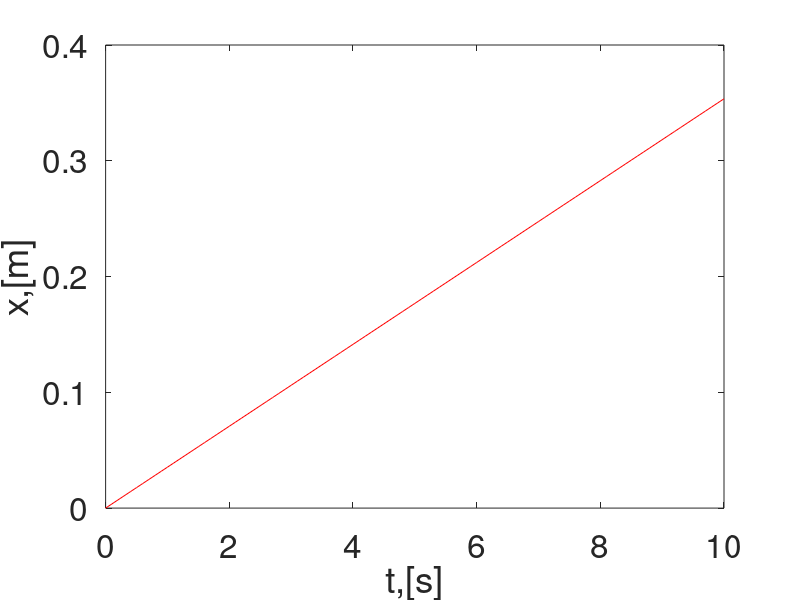
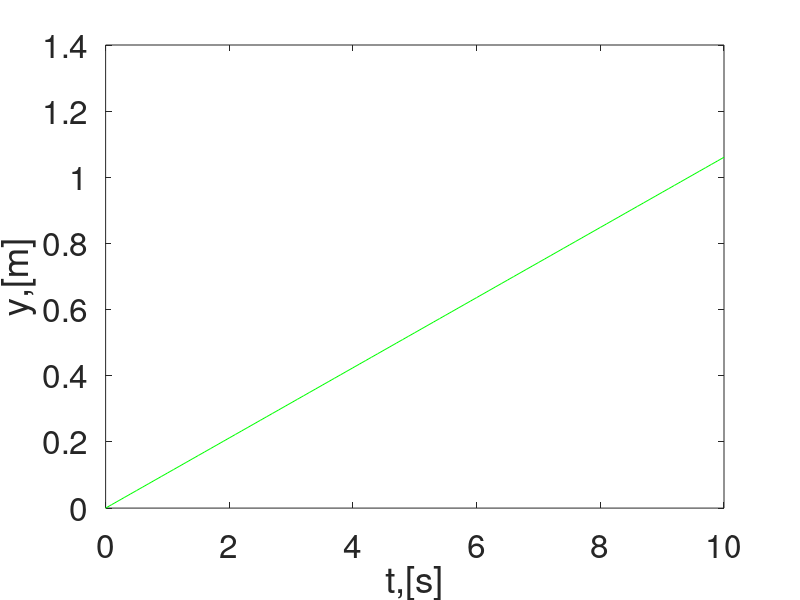
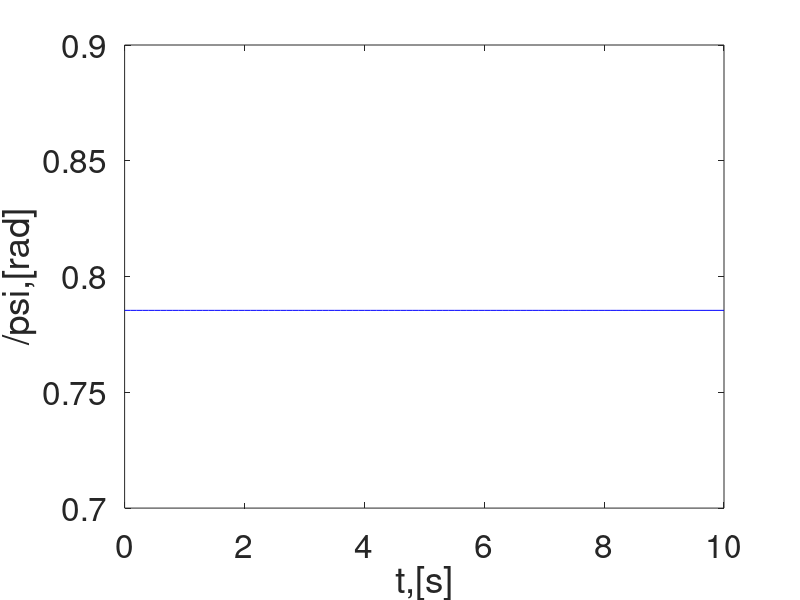

MATLAB code for these plots, in order:
%%Kinematic Simulation of Mobile Robot
clear all; clc; close all;

%Simulation Parameters
dt = 0.1;  %Step-Size
ts = 10;   %Simulation time
t = 0:dt:ts %TIme Span

%% Initial Conditions

x0 = 0;
y0 = 0;
psi0 = pi/4;

eta0 = [x0; y0; psi0];

eta(:,1) = eta0;

%% Loop started from here

for i = 1:length(t)
    psi = eta(3,i); %Current Orientation
    %Jacobian Matrix
    j_psi = [cos(psi), -sin(psi), 0;
             sin(psi), cos(psi), 0;
             0,0,1];
    u=0.1; %X-axis velocity in body fixed frame 
    v=0.05; %Y-axis Velocity in body fixed frame
    r=0; %Angular velocity in bodu fixed frame
    zeta(:,i) = [u;v;r];     
    
    eta_dot(:,i) = j_psi * zeta(:,i);
    
    eta(:,i+1) = eta(:,i) + dt * eta_dot(:,i); %Euler Method
    
end

%% Plotting Functions Starts from here
figure
plot(t, eta(1,1:i),'-r');
set(gca,'fontsize',24)
xlabel('t,[s]');
ylabel('x,[m]');

figure
plot(t, eta(2,1:i),'-g');
set(gca,'fontsize',24)
xlabel('t,[s]');
ylabel('y,[m]');

figure
plot(t, eta(3,1:i),'-b');
set(gca,'fontsize',24)
xlabel('t,[s]');
ylabel('/psi,[rad]');


    
    